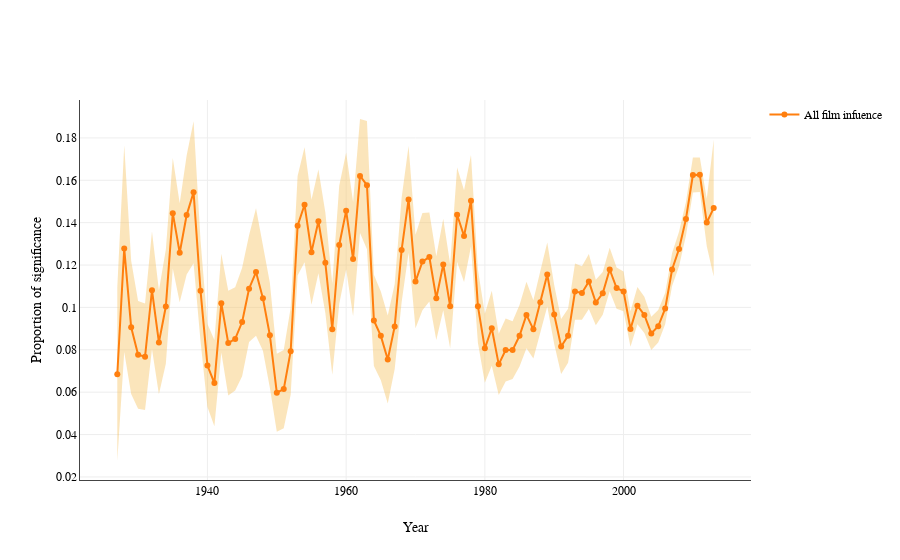

Source (notebook cell):
### Code cell
fig = go.Figure([
    go.Scatter(
        name='Upper Bound',
        x=ci_per_year_df['year'],
        y=ci_per_year_df['ci_upper'],
        mode='lines',
        # line_shape='spline',
        marker=dict(color="rgb(244,189,85)"),
        line=dict(width=0),
        showlegend=False
    ),
    go.Scatter(
        name='Lower Bound',
        x=ci_per_year_df['year'],
        y=ci_per_year_df['ci_lower'],
        marker=dict(color="rgb(244,189,85)"),
        line=dict(width=0, color="rgb(244,189,85)"),
        # line_shape='spline',
        mode='lines',
        fillcolor='rgba(244,189,85, 0.4)',
        fill='tonexty',
        showlegend=False
    ),
    go.Scatter(
        name='All film infuence',
        x=ci_per_year_df['year'],
        y=ci_per_year_df['mean'],
        mode='lines + markers',
        marker=dict(color="#FF7F0E"),
        line=dict(color="#FF7F0E"),
        # line_shape='spline'
    )
])
fig.update_layout(
    # title='Average general influence of films per month',
    hovermode="x",
    xaxis=dict(title='Year', linewidth=1),
    yaxis=dict(title='Proportion of significance', linewidth=1),
)

fig.update_yaxes(title_standoff=10)

fig.show()

# Export to html
fig.write_html('q1_proportion_total.html', include_plotlyjs="cdn", config={'displayModeBar': False})
